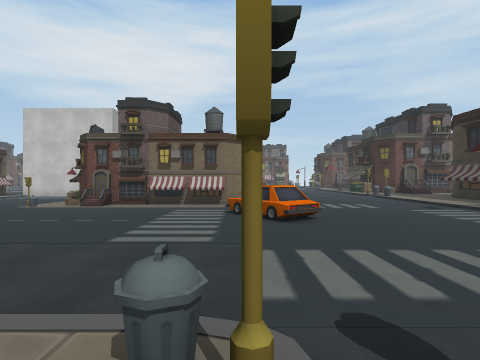
view 1 (above)

24 first-person views from a walk through a scene from a Unity 3-D project. The camera is 1.4 m above the floor, looks level and sees 80° across. The floor is counted in squares, 2 m on a side. Each view is taken from the middle of a square. On the plan, view 1 faces up. The plan holds only what a view shows up to about 10 squares ahead; the rest is blank. The place goes on beyond the plan. Some surface patterns are stand-ins.

view 2
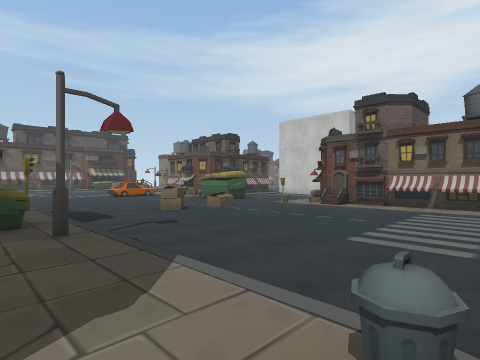

view 3
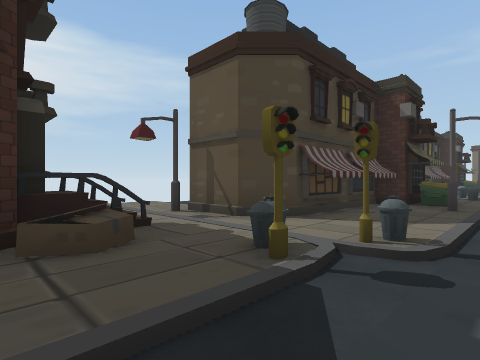

view 4
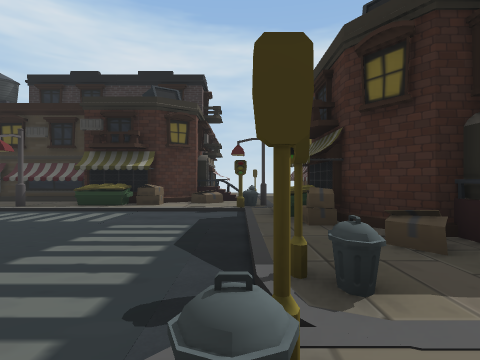

view 5
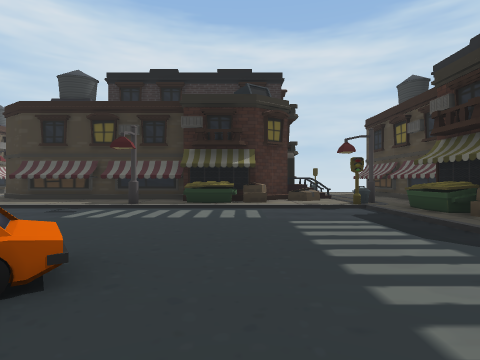

view 6
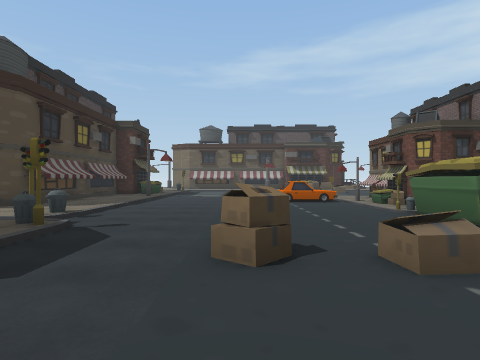

view 7
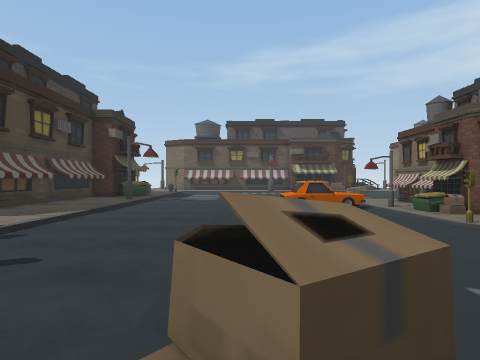

view 8
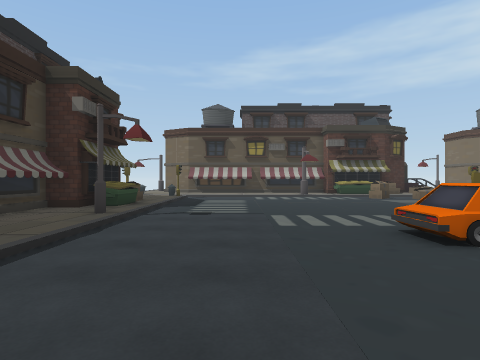

view 9
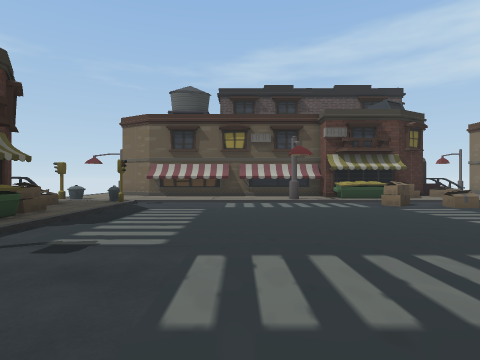

view 10
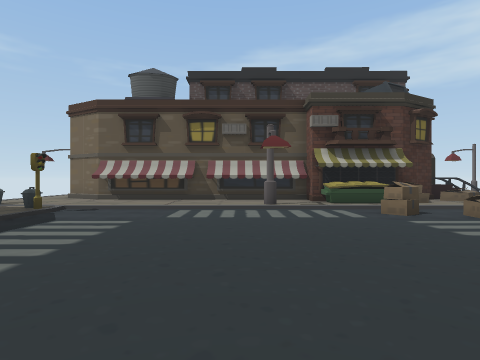

view 11
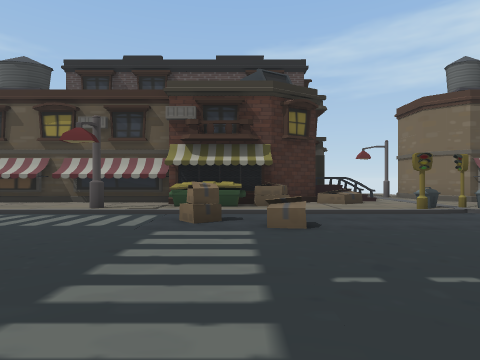

view 12
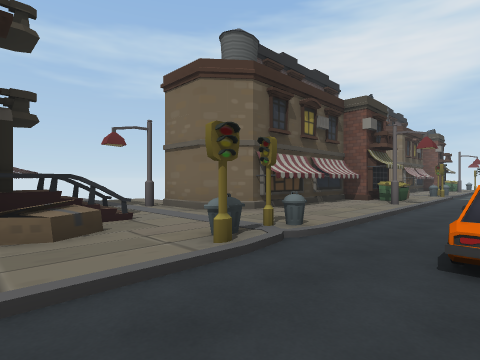

view 13
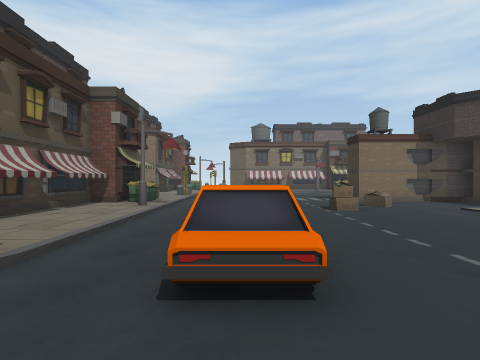

view 14
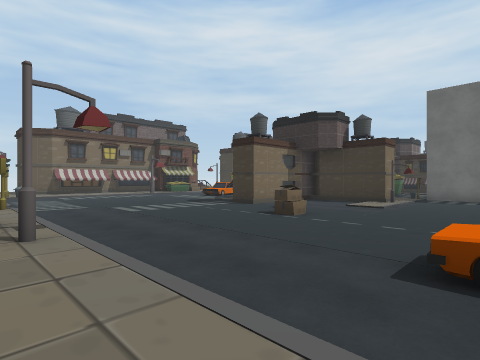

view 15
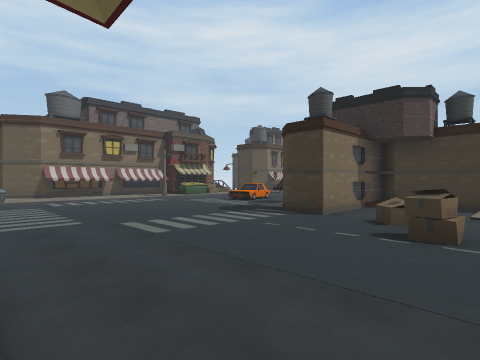

view 16
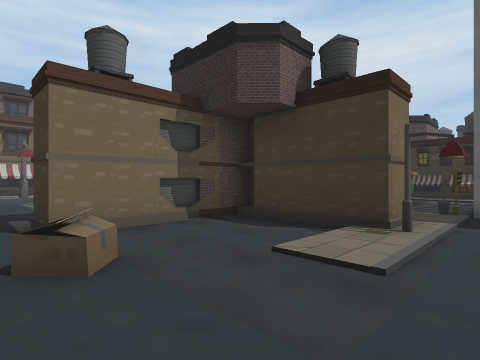

view 17
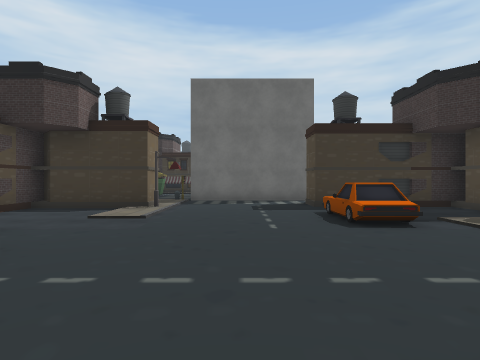

view 18
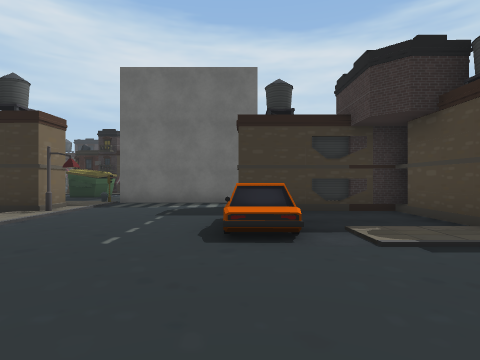

view 19
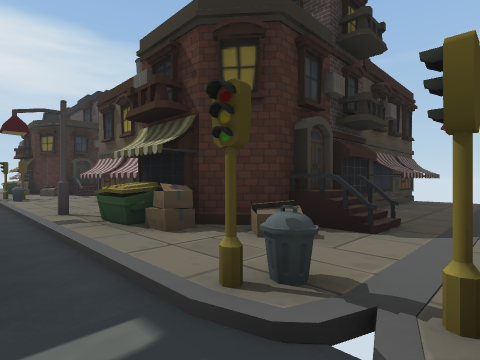

view 20
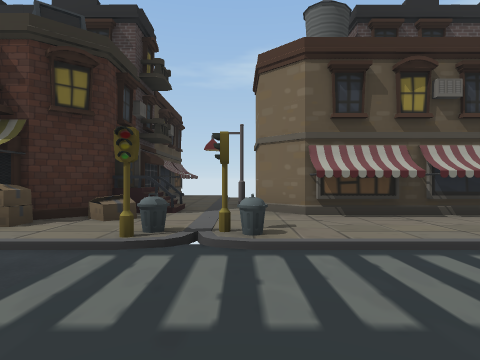

view 21
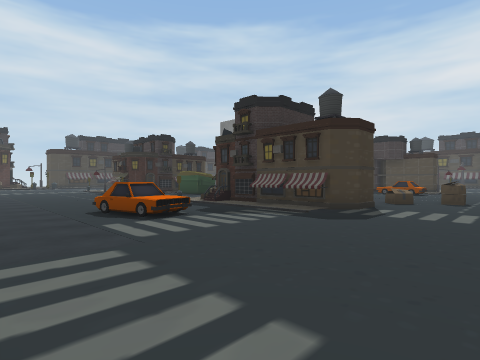

view 22
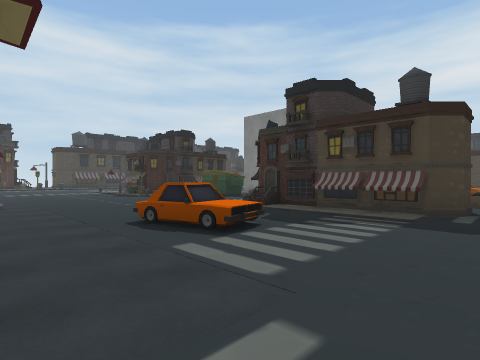

view 23
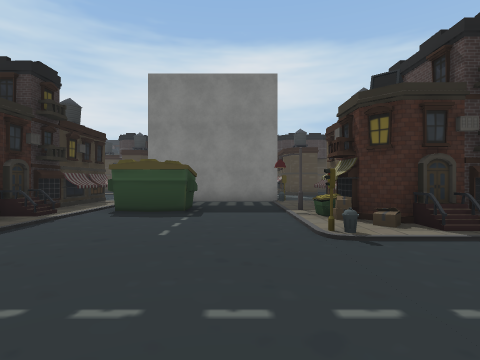

view 24
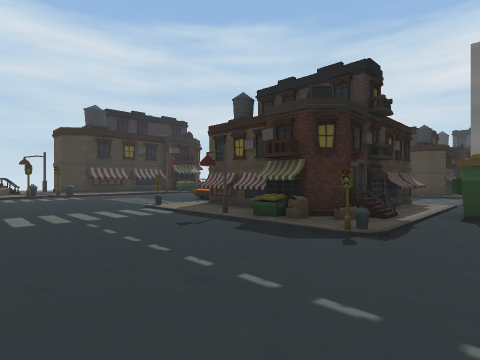

### Floor plan
Key: @ floor where view 1 was taken; # wall or solid block; . main floor; : floor 0.25 m higher than the main floor; + floor 0.5 m higher than the main floor; / step, stairs or slope; = window, fence, low wall or low ledge; ^ raised ledge; B box; C car; U dumpster; O other object.
Columns run from 31 left of view 1 to 9 right of it. Each row starts with its distance up from view 1.
 29        #: //////////
 28        #:/.............//
 27       ##:/........    . .
 26      ##///......./C          ........
 25    ::#:::#........           ........
 24  :::::/:=#............       .......
 23 ####::/B:/......##://#   .#BU :#...
 22    #####//.....#####UB   .#####:..
 21         U/..   ....##.   .:#
 20        ##/..   B..##:: UUU##
 19        #:#..   ...##^:....#
 18        #:/..   ..::::#....#
 17        #:/..  .    ..###
 16       ##:/..       ..#
 15   :::##::/.C       ..#
 14   :::::::#.C.   C  #.#
 13       /::#..   ../.#
 12       /=:/..   .:..#                    #
 11       ##:/..   .:..#                  :##
 10        ##/.= ..:####     O         ../:#
  9        ##/......###+#    :B#####  .../:#
  8        #U/^....:#:#UBUUU #//:::. ..../:#
  7        #:/...... CC...       ../ ....//#
  6        #:#.......CC     O=   ../C..../:#
  5        #:/........       .   .../..../U#
  4        #:/...........   ^. . ......../##
  3        #:/.........................../:#
  2        #:/.........................../:#
  1       ##:/#////////////#::U#:::##////#=#
  0       #::=::##U:/:::::#: ##::::@=:/#UU##
 -1       #::=:#########::    #####::=/#####
 -2       ::####      ###         #::###
 -3                               ##:

Where each view was taken, in squares from view 1:
view 1: 0 up, 0 right, facing up
view 2: 0 up, 0 right, facing up-left
view 3: 2 up, 3 right, facing down-left
view 4: 1 up, 1 left, facing right
view 5: 4 up, 1 left, facing right
view 6: 4 up, 4 left, facing left
view 7: 4 up, 6 left, facing left
view 8: 3 up, 10 left, facing left
view 9: 4 up, 13 left, facing left
view 10: 5 up, 15 left, facing left
view 11: 9 up, 16 left, facing left
view 12: 11 up, 20 left, facing up-left
view 13: 12 up, 20 left, facing up
view 14: 15 up, 23 left, facing up-right
view 15: 18 up, 22 left, facing up-right
view 16: 17 up, 17 left, facing up-right
view 17: 16 up, 20 left, facing right
view 18: 14 up, 19 left, facing right
view 19: 25 up, 21 left, facing down-left
view 20: 25 up, 19 left, facing left
view 21: 29 up, 19 left, facing down-right
view 22: 29 up, 17 left, facing down-right
view 23: 27 up, 9 left, facing down
view 24: 27 up, 7 left, facing down-right
